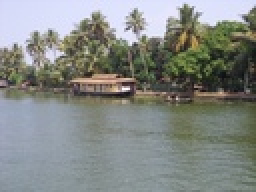
%> input picture 3.JPG, 128 x 96 px, shrunk from 2304 x 1728 before the run (shown 2 times larger)
$ octave prob3.m   (GNU Octave 9; MATLAB toolbox functions it lacks are replaced by stand-ins)
%> lines starting %> are read from the running program, lines starting %| are printed output that depends on the picture
clear;

% Importing gray scale image
imgg = imread('3.JPG');
%> imgg is the input picture: size 96x128x3 uint8; mean R, G, B 132.3, 136.5, 132.6
img = imgg(:,:,1);
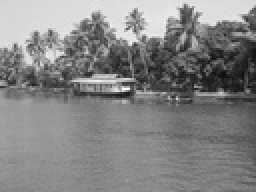
%> img: size 96x128 uint8 (shown 2 times larger); min 12, max 255, mean 132.3
[m, n] = size(img);
%> m = 96; n = 128
sImg = img;
%sImg1 = img;

% Filter definitation
w = [1 2 1 2 4 2 1 2 1];
%w = [1 1 1 1 1 1 1 1 1];
weight = sum(w);

%Filtering the original Image
for i = 1:m
	for j = 1:n
		z = [getPixel(img, i-1, j-1, m,n), getPixel(img, i-1, j, m,n), getPixel(img, i-1, j+1, m,n), getPixel(img, i, j-1, m,n), getPixel(img, i, j, m,n), getPixel(img, i, j+1, m,n), getPixel(img, i+1, j-1, m,n), getPixel(img, i+1, j, m,n), getPixel(img, i+1, j+1, m,n)];
		sImg(i, j) = round(sum(int8(w) .* int8(z)) / weight);
	end
end
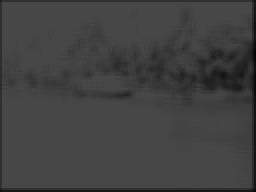
%> sImg: size 96x128 uint8 (shown 2 times larger); min 6, max 71, mean 65.1


%Filtering the original Image
for i = 1:m
	for j = 1:n
		z = [getPixel(img, i-1, j-1, m,n), getPixel(img, i-1, j, m,n), getPixel(img, i-1, j+1, m,n), getPixel(img, i, j-1, m,n), getPixel(img, i, j, m,n), getPixel(img, i, j+1, m,n), getPixel(img, i+1, j-1, m,n), getPixel(img, i+1, j, m,n), getPixel(img, i+1, j+1, m,n)];
		sImg1(i, j) = median(uint8(z));
	end
end
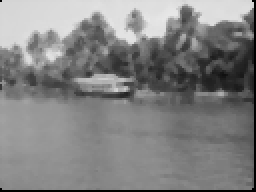
%> sImg1: size 96x128 uint8 (shown 2 times larger); min 0, max 231, mean 129.9


%Printing the Image and the histogram
figure,
subplot(2,2,1),
imshow(img);
title('Original Image');

subplot(2,2,2),
histogram(img);
title('Original Image');

subplot(2,2,3),
imshow(sImg);
title('Smoothen Image');

subplot(2,2,4),
imshow(sImg1);
title('Smoothen Image using Median filter');
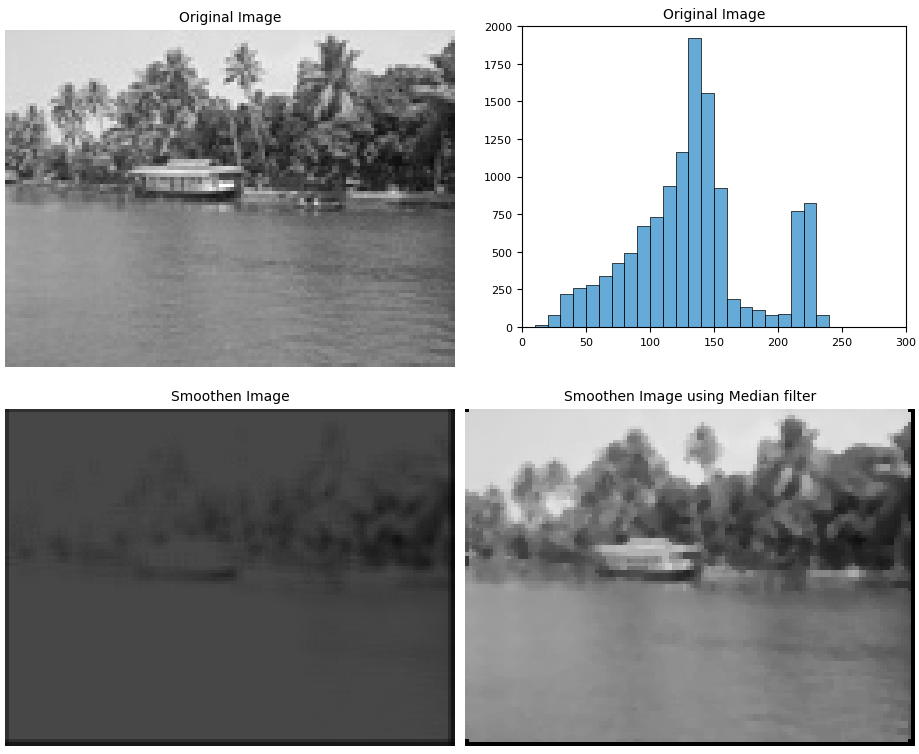
%> figure redrawn from the program's plot data, 4 panels


function pixl = getPixel(img, x, y, m, n)
    if x < 1 || y < 1 || x >= m || y >= n
        pixl = 0;
    else
        pixl = img(x, y);
	end
